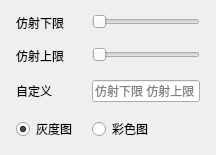
                <widget class="QWidget" name="adjPage_Contrast">
                 <layout class="QVBoxLayout" name="verticalLayout_19">
                  <item>
                   <layout class="QFormLayout" name="formLayout_11">
                    <property name="horizontalSpacing">
                     <number>15</number>
                    </property>
                    <property name="verticalSpacing">
                     <number>15</number>
                    </property>
                    <property name="leftMargin">
                     <number>5</number>
                    </property>
                    <property name="topMargin">
                     <number>3</number>
                    </property>
                    <property name="rightMargin">
                     <number>5</number>
                    </property>
                    <property name="bottomMargin">
                     <number>3</number>
                    </property>
                    <item row="0" column="0">
                     <widget class="QLabel" name="Contrast_lab1">
                      <property name="text">
                       <string>仿射下限</string>
                      </property>
                     </widget>
                    </item>
                    <item row="0" column="1">
                     <widget class="QSlider" name="Contrast_slider1">
                      <property name="maximum">
                       <number>255</number>
                      </property>
                      <property name="orientation">
                       <enum>Qt::Horizontal</enum>
                      </property>
                     </widget>
                    </item>
                    <item row="1" column="0">
                     <widget class="QLabel" name="Contrast_lab2">
                      <property name="text">
                       <string>仿射上限</string>
                      </property>
                     </widget>
                    </item>
                    <item row="1" column="1">
                     <widget class="QSlider" name="Contrast_slider2">
                      <property name="maximum">
                       <number>255</number>
                      </property>
                      <property name="orientation">
                       <enum>Qt::Horizontal</enum>
                      </property>
                     </widget>
                    </item>
                    <item row="2" column="0">
                     <widget class="QLabel" name="Contrast_lab3">
                      <property name="text">
                       <string>自定义</string>
                      </property>
                     </widget>
                    </item>
                    <item row="2" column="1">
                     <widget class="QLineEdit" name="Contrast_edit">
                      <property name="placeholderText">
                       <string>仿射下限 仿射上限</string>
                      </property>
                     </widget>
                    </item>
                    <item row="3" column="0">
                     <widget class="QRadioButton" name="Contrast_rbtn1">
                      <property name="text">
                       <string>灰度图</string>
                      </property>
                      <property name="checked">
                       <bool>true</bool>
                      </property>
                     </widget>
                    </item>
                    <item row="3" column="1">
                     <widget class="QRadioButton" name="Contrast_rbtn2">
                      <property name="text">
                       <string>彩色图</string>
                      </property>
                     </widget>
                    </item>
                   </layout>
                  </item>
                 </layout>
                </widget>
